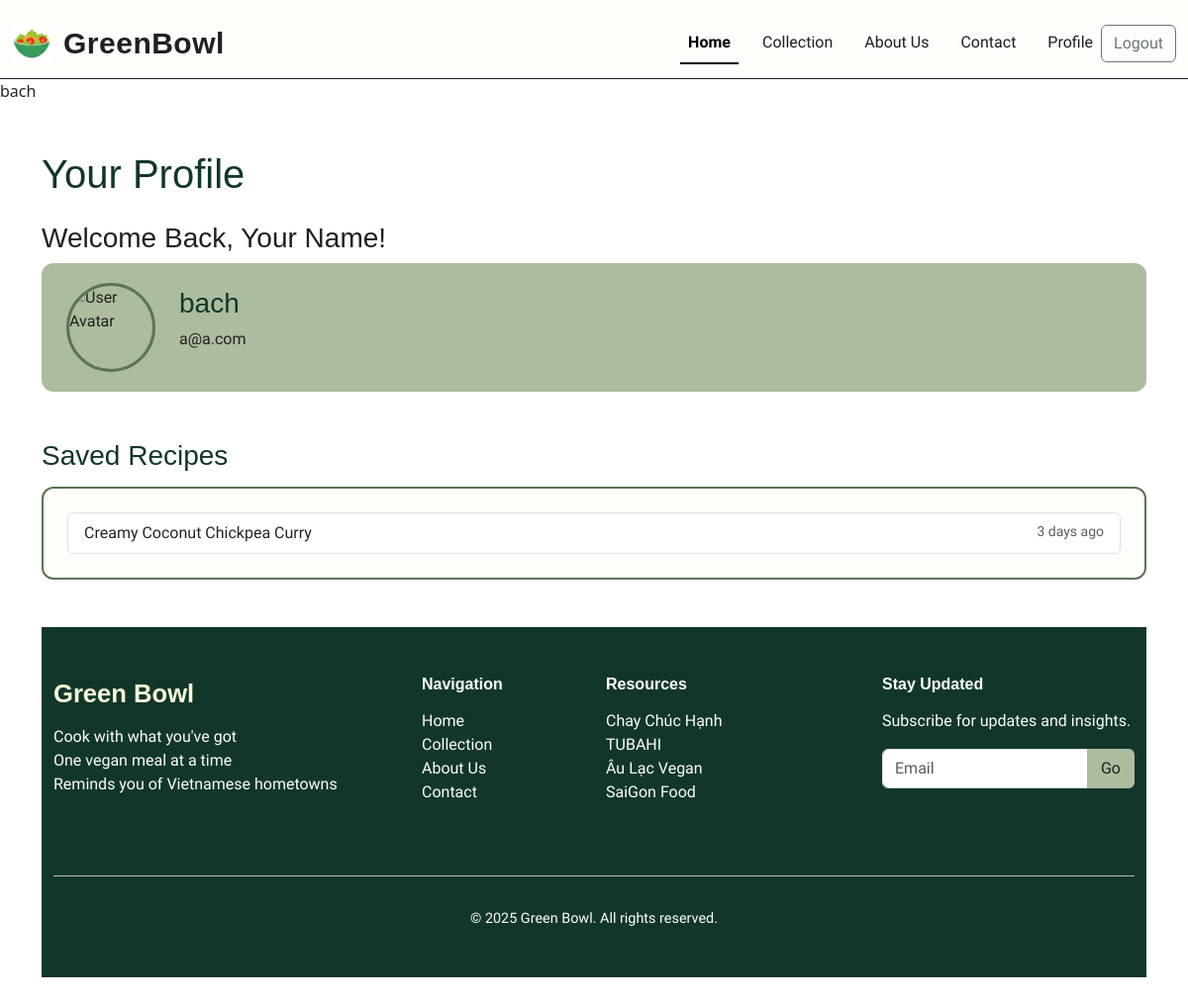
The page /profile/1 (signed in) on the database its author committed.
### recipe/models.py (models this page shows, shortened)
class User(AbstractUser, models.Model):
    saved = models.ManyToManyField(Recipe, related_name="sigma")

class Recipe(models.Model):
    name = models.CharField()
    picture = models.ImageField(upload_to="products/")
    ingridents = models.ManyToManyField(Ingridient, related_name="food")
    description = models.CharField(default = "")
    instruction = models.TextField(default = "")

### recipe/views.py (the view)
# urls.py: path("profile/<int:id>", views.profile, name="profile"),
def profile(request, id):
    recipe_saved = User.objects.get(id=id).saved.all()
    return render(request, "recipe/profile.html", {"recipes":recipe_saved})

### recipe/templates/recipe/profile.html
{% extends 'recipe/layout.html' %}
{% block body %}
{% block title %}{{user.username}}{% endblock %}
<div class="container profile-page my-5">
            <h1 class="page-title mb-4">Your Profile</h1>
            <h3>Welcome Back, Your Name!</h3>
            <div class="profile-header d-flex align-items-center gap-4 mb-5">
                <img src="https://avatar.iran.liara.run/public"
                    alt="User Avatar"
                    class="avatar-img">
                <div class="user-info">
                    <h6 class="username">{{user.username}}</h6>
                    <p>{{user.email}}</p>
                </div>
            </div>
            <section class="saved-recipes-section mb-5">
                <h3 class="section-title">Saved Recipes</h3>
                <div class="saved-recipes-card p-4">
                    {% if not recipes %}
                    <p class="empty-message">You haven't saved any recipes yet.</p>
                    <a href="{% url 'collection' %}" class="btn browse-btn mb-3">Start Browsing</a>
                    {% else %}
                    <div class="list-group saved-recipe-list">
                        {% for recipe in recipes %}
                        <a href="recipe-post.html" class="list-group-item list-group-item-action">
                            <div class="d-flex w-100 justify-content-between">
                                {{recipe.name}}
                                <small>3 days ago</small>
                            </div>
                        </a>
                        {% endfor %}
                </div>
                {% endif %}
            </section>
{% endblock %}

### rows shown on the page
User: username "bach", email "a@a.com"
Recipe: name "Creamy Coconut Chickpea Curry"
